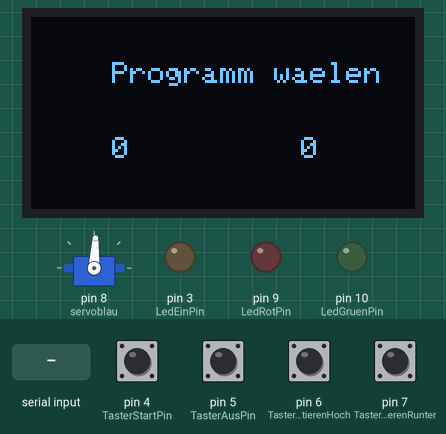
This sketch was run on a simulated Arduino Uno, built with avr-gcc and run on an emulated ATmega328P. Parts: servo, 128×64 one-colour display, output pins drawn as LEDs (lit = HIGH). Dashed ring = blinking. Inputs (shaded band) come from the test bench; at power-on: pin 4 (TasterStartPin), pin 5 (TasterAusPin), pin 6 (TasterSortierenHoch), pin 7 (TasterSortierenRunter) HIGH. What the sketch prints to the serial monitor is not drawn.

Above: at 1.2 s.
1.3 s: pin 6 (TasterSortierenHoch) pulled LOW for 0.15 s
At 2.5 s:
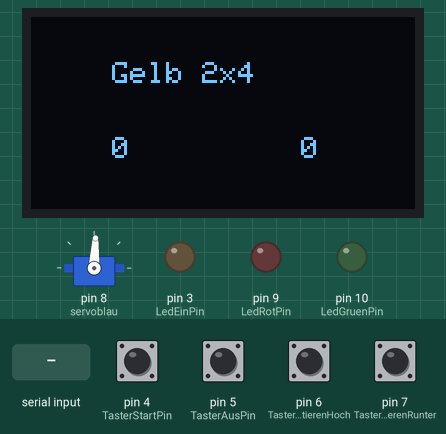
2.9 s: pin 4 (TasterStartPin) pulled LOW for 0.15 s
At 3.15 s:
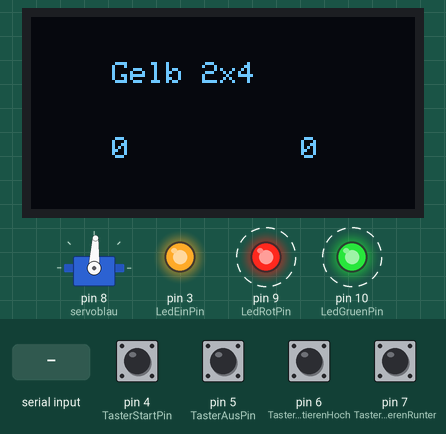
4.7 s: pin 7 (TasterSortierenRunter) pulled LOW for 1 s
At 6.9 s:
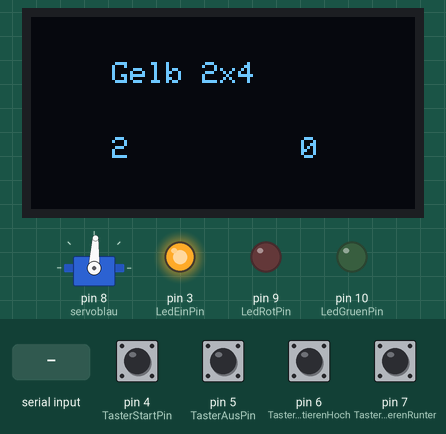
7.2 s: "1\n" received over Serial
At 7.6 s:
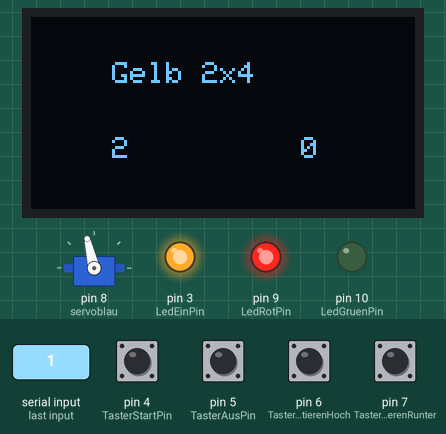
9.2 s: pin 6 (TasterSortierenHoch) pulled LOW for 1 s
At 10.6 s:
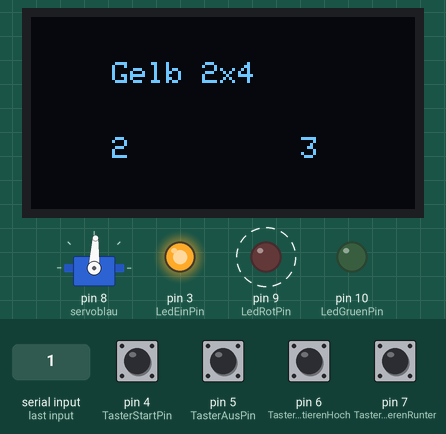
11.7 s: pin 7 (TasterSortierenRunter) pulled LOW for 0.15 s
At 12.1 s:
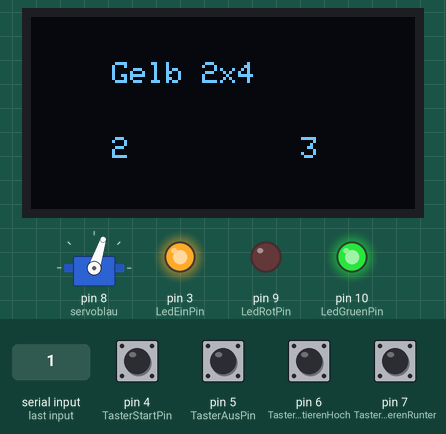
Timing chart, 0 to 14.7 s (numbered marks = the images above; inputs shaded):
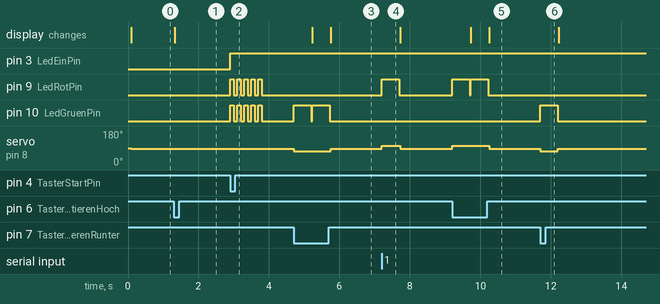

The sketch:

TinySorter.ino
```cpp
#include <Wire.h>
#include <Adafruit_SSD1306.h>
#include <Adafruit_GFX.h>
#include <Servo.h> //Die Servobibliothek wird aufgerufen. Sie wird benötigt, damit die Ansteuerung des Servos vereinfacht wird.


Servo servoblau; //Erstellt fuer das Programm ein Servo mit dem Namen „servoblau“


// Pinbelegung Definieren
int AbfrageTasterStartGedrueckt = 0;
int AbfrageTasterAusGedrueckt = 0;
int LedRotPin = 9;
int LedGruenPin = 10;
int LedEinPin = 3;
int TasterStartPin = 4;
int TasterAusPin = 5;
int TasterSortierenHoch = 6;
int TasterSortierenRunter = 7;
int i = 0;
int programnummer = 0;


int zaehlerLinks = 0;
int zaehlerRechts = 0;


int zeit = 500;
int serialReadWert = 0;


// OLED display TWI address
#define OLED_ADDR 0x3C


Adafruit_SSD1306 display(-1);


#if (SSD1306_LCDHEIGHT != 64)
#error("Height incorrect, please fix Adafruit_SSD1306.h!");
#endif


void setup() {

  // Pinmode festlegen
  servoblau.attach(8); //Das Setup enthält die Information, dass das Servo an der Steuerleitung (gelb) mit Pin 8 verbunden wird. Hier ist natuerlich auch ein anderer Pin möglich.
  pinMode (LedRotPin, OUTPUT);
  pinMode (LedGruenPin, OUTPUT);
  pinMode (LedEinPin, OUTPUT);
  pinMode (TasterStartPin, INPUT_PULLUP);
  pinMode (TasterAusPin, INPUT_PULLUP);
  pinMode (TasterSortierenHoch, INPUT_PULLUP);
  pinMode (TasterSortierenRunter, INPUT_PULLUP);


  // Lampen initial ausschalten
  digitalWrite(LedRotPin, LOW);
  digitalWrite(LedGruenPin, LOW);
  digitalWrite(LedEinPin, LOW);

  // initialize and clear display
  display.begin(SSD1306_SWITCHCAPVCC, OLED_ADDR);
  display.clearDisplay();
  display.display();


  // display Schrift Festlegen
  display.setTextSize(1);
  display.setTextColor(WHITE);
  displayaktualisieren();


  // Serialle Kommunikation einschalten
  Serial.begin(115200);
  Serial.setTimeout(1);
}


void loop()
{
  grundstellung();
  //Abfrage TasterStart gedrueckt
  if(digitalRead(TasterStartPin) == LOW && programnummer != 0)
  {
    Serial.print(programnummer);
    AbfrageTasterStartGedrueckt = 1;
    digitalWrite(LedEinPin, HIGH);
    cleanserialbuffer();
    lampenblinken();
    grundstellung();
    zaehlerLinks = 0;
    zaehlerRechts = 0;
    displayaktualisieren();
  }


  // Programnummer Umschalten
  if(digitalRead(TasterSortierenHoch) == LOW && programnummer < 6)
  {
    //Serial.print(1);
    programnummer = programnummer + 1;
    displayaktualisieren();
    delay(20);
    while(digitalRead(TasterSortierenHoch) == LOW);
    delay(20);
  }
  else if(digitalRead(TasterSortierenRunter) == LOW && programnummer > 1)
  {
    //Serial.print(2);
    programnummer = programnummer - 1;
    displayaktualisieren();
    delay(20);
    while(digitalRead(TasterSortierenRunter) == LOW);
    delay(20);
  }


  // Loop Program Gestartet
  while(AbfrageTasterStartGedrueckt == 1)
  {
    serialReadWert = Serial.readString().toInt();


    //Abfrage TasterAus gedrueckt
    if(digitalRead(TasterAusPin) == LOW)
    {
      AbfrageTasterAusGedrueckt = 1;
      AbfrageTasterStartGedrueckt = 0;
      Serial.print(0);
      lampenblinken();
      digitalWrite(LedEinPin, LOW);
    }
    else if(digitalRead(TasterSortierenHoch) == LOW || serialReadWert == 1) // Sortiernen Rechts
    {
      sortierenRechts();
      serialReadWert = 0;
    }
     else if(digitalRead(TasterSortierenRunter) == LOW || serialReadWert == 2) // Sortieren Links
    {
      sortierenLinks();
      serialReadWert = 0;
    }
  }
}


//Funktion Sortieren Rechts
void sortierenRechts()
{
    servoblau.write(103); //Position 2
    digitalWrite(LedRotPin, HIGH);
    delay(zeit); //Das Programm stoppt fuer x Sekunden Damit der motor sich auf position bewegen kann und der stein rausfallen kann
    grundstellung();

    // Zahl Links Hochzählen
    zaehlerLinks++;
    displayaktualisieren();
}


//Funktion Sortieren Links
void sortierenLinks()
{
  digitalWrite(LedGruenPin, HIGH);
  servoblau.write(72); //Position 2
  delay(zeit); //Das Programm stoppt fuer x Sekunden Damit der motor sich auf position bewegen kann und der stein rausfallen kann
  grundstellung();

  // Zahl Rechts Hochzählen
  zaehlerRechts++;
  displayaktualisieren();
}


//Funktion Grundstelleng
void grundstellung()
{
  digitalWrite(LedRotPin, LOW);
  digitalWrite(LedGruenPin, LOW);
  servoblau.write(87); //Position 3
}


// Lampen beim ein aus schalten Blincken lassen
void lampenblinken()
{
  for (i=0; i < 5 ; i++)
  {
    digitalWrite(LedRotPin, HIGH);
    digitalWrite(LedGruenPin, HIGH);
    delay(100);
    digitalWrite(LedRotPin, LOW);
    digitalWrite(LedGruenPin, LOW);
    delay(100);
  }
}


// Serial buffer Clearen
void cleanserialbuffer()
{
  while (Serial.available())
  {
    Serial.read();
  }
}


// Display aufbauen
void displayaktualisieren()
{
  display.clearDisplay();
  display.setTextSize(1);
  display.setTextColor(WHITE);
  display.setCursor(27,15);
  switch (programnummer) {
    case 0:
      display.print("Programm waelen");
      break;
    case 1:
      display.print("Gelb 2x4");
      break;
    case 2:
      display.print("Gelb 2x2");
      break;
    case 3:
      display.print("Blau 2x4");
      break;
    case 4:
      display.print("Blau 2x2");
      break;
    case 5:
      display.print("Rot 2x4");
      break;
    case 6:
      display.print("Rot 2x2");
      break;
  }
  display.setCursor(27,40);
  display.print(zaehlerRechts);
  display.setCursor(90,40);
  display.print(zaehlerLinks);
  display.display();
}
```

Measured:
- after the input at 1.3 s, the display: changes at once (image 1)
- after the input at 2.9 s, pin 3 (LedEinPin): LOW → HIGH at once; pin 9 (LedRotPin), pin 10 (LedGruenPin): alternates HIGH for 0.10 s and LOW for 0.10 s, 10 changes in all, then stays LOW, starting at once
- after the input at 4.7 s, pin 10 (LedGruenPin): alternates HIGH for 0.50 s and LOW for 0.03 s, 4 changes in all, then stays LOW, starting at once; servo on pin 8 (servoblau): 87° → 72° at once, → 87° 1.1 s later; the display: first changes after 0.53 s (image 3 shows a later state)
- after the input at 7.2 s, pin 9 (LedRotPin): LOW → HIGH at once, → LOW 0.50 s later; servo on pin 8 (servoblau): 87° → 103° at once, → 87° 0.53 s later
- after the input at 9.2 s, pin 9 (LedRotPin): alternates HIGH for 0.50 s and LOW for 0.03 s, 4 changes in all, then stays LOW, starting at once; servo on pin 8 (servoblau): 87° → 103° at once, → 87° 1.1 s later; the display: first changes after 0.53 s (image 5 shows a later state)
- after the input at 11.7 s, pin 10 (LedGruenPin): LOW → HIGH at once, → LOW 0.50 s later; servo on pin 8 (servoblau): 87° → 72° at once, → 87° 0.50 s later
